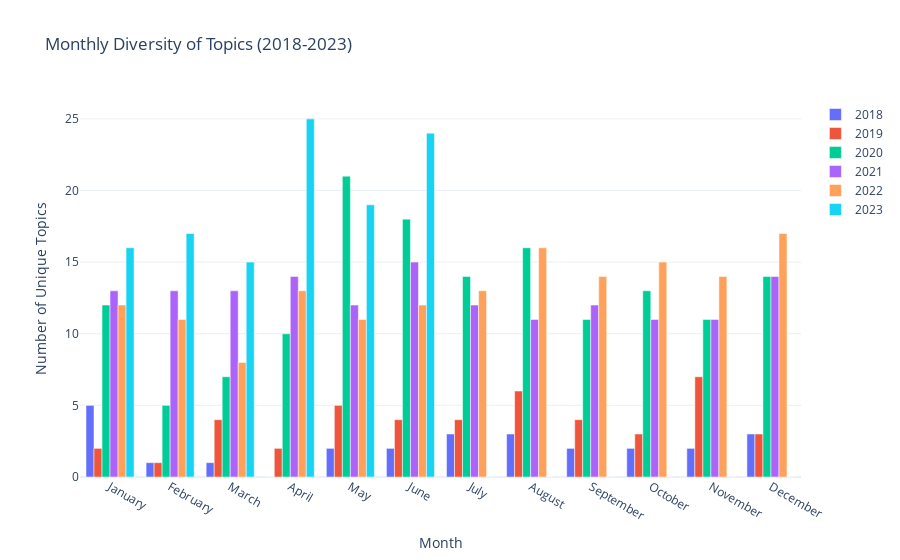

Notebook code for this chart:
### Code cell
# Generate the grouped bar plot
months = ['January', 'February', 'March', 'April', 'May', 'June', 'July', 'August', 'September', 'October', 'November', 'December']

fig = go.Figure()

for idx, year in enumerate(range(2018, 2024)):
    fig.add_trace(go.Bar(x=months, 
                         y=pivot_diversity_month[year], 
                         name=str(year), 
                         marker_color=colors[idx]))

# Update layout
fig.update_layout(
    title="Monthly Diversity of Topics (2018-2023)",
    xaxis_title="Month",
    yaxis_title="Number of Unique Topics",
    barmode='group'
)

fig.show()

### Figure 1 — Plotly figure (JSON) as saved in the notebook; plotly's stock layout.template omitted (floating-point values rounded to 4 significant figures)
{"data": [{"marker": {"color": "#636EFA"}, "name": "2018", "type": "bar", "x": ["January", "February", "March", "April", "May", "June", "July", "August", "September", "October", "November", "December"], "y": [5, 1, 1, 0, 2, 2, 3, 3, 2, 2, 2, 3]}, {"marker": {"color": "#EF553B"}, "name": "2019", "type": "bar", "x": ["January", "February", "March", "April", "May", "June", "July", "August", "September", "October", "November", "December"], "y": [2, 1, 4, 2, 5, 4, 4, 6, 4, 3, 7, 3]}, {"marker": {"color": "#00CC96"}, "name": "2020", "type": "bar", "x": ["January", "February", "March", "April", "May", "June", "July", "August", "September", "October", "November", "December"], "y": [12, 5, 7, 10, 21, 18, 14, 16, 11, 13, 11, 14]}, {"marker": {"color": "#AB63FA"}, "name": "2021", "type": "bar", "x": ["January", "February", "March", "April", "May", "June", "July", "August", "September", "October", "November", "December"], "y": [13, 13, 13, 14, 12, 15, 12, 11, 12, 11, 11, 14]}, {"marker": {"color": "#FFA15A"}, "name": "2022", "type": "bar", "x": ["January", "February", "March", "April", "May", "June", "July", "August", "September", "October", "November", "December"], "y": [12, 11, 8, 13, 11, 12, 13, 16, 14, 15, 14, 17]}, {"marker": {"color": "#19D3F3"}, "name": "2023", "type": "bar", "x": ["January", "February", "March", "April", "May", "June", "July", "August", "September", "October", "November", "December"], "y": [16, 17, 15, 25, 19, 24, 0, 0, 0, 0, 0, 0]}], "layout": {"autosize": true, "barmode": "group", "title": {"text": "Monthly Diversity of Topics (2018-2023)"}, "xaxis": {"autorange": true, "range": [-0.5, 11.5], "title": {"text": "Month"}, "type": "category"}, "yaxis": {"autorange": true, "range": [0, 26.32], "title": {"text": "Number of Unique Topics"}, "type": "linear"}}}
